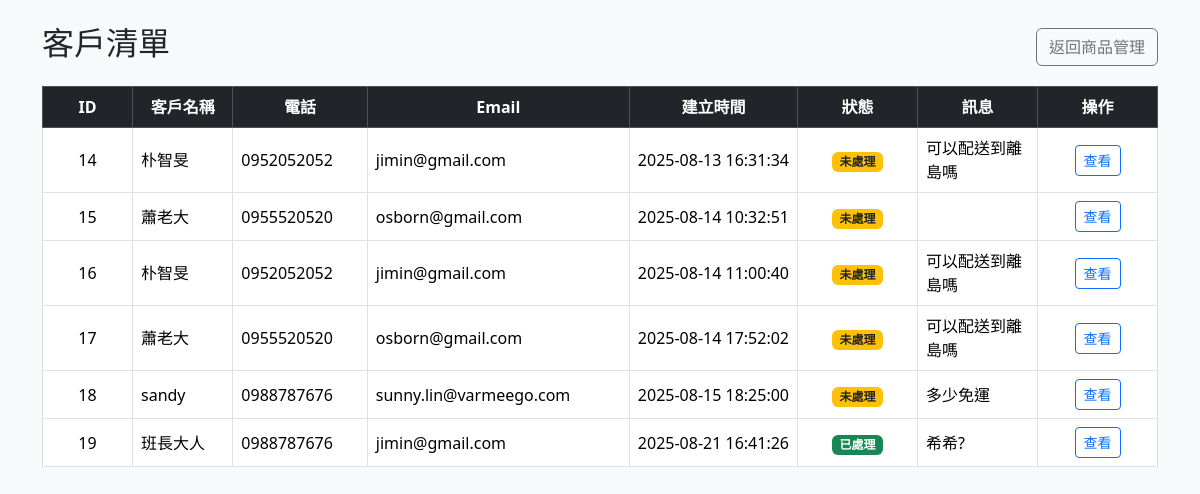
The page /customers.php (signed in) on the database its author committed.
### tables this page shows
CREATE TABLE `consultations` (
  `id` int(11) NOT NULL,
  `name` varchar(100) NOT NULL,
  `phone` varchar(50) NOT NULL,
  `email` varchar(150) DEFAULT NULL,
  `message` text DEFAULT NULL,
  `created_at` datetime NOT NULL DEFAULT current_timestamp(),
  `status` tinyint(4) NOT NULL DEFAULT 0 COMMENT '0=未處理, 1=已處理'
);

### customers.php (the view, shortened to what this page needs)
<?php
require 'db.php';
  $stmt = $pdo->query("
    SELECT id, name, phone, email, message, created_at,status
    FROM consultations
    ORDER BY status ASC, id ASC
  ");
  $rows = $stmt->fetchAll();
?>
<!doctype html>
<html lang="zh-Hant">
<head>
  <link href="assets/bootstrap/css/bootstrap.min.css" rel="stylesheet">
</head>
<body class="bg-light">
<div class="container py-4">
  <div class="d-flex justify-content-between align-items-center mb-3">
    <h2>客戶清單</h2>
    <a href="index.php" class="btn btn-outline-secondary">返回商品管理</a>
  </div>
  <div class="table-responsive">
    <table class="table table-bordered table-hover align-middle">
      <thead class="table-dark text-center">
        <tr>
          <th style="width:90px">ID</th>
          <th>客戶名稱</th>
          <th>電話</th>
          <th>Email</th>
          <th style="width:160px">建立時間</th>
          <th style="width:120px">狀態</th>
          <th style="width:120px">訊息</th>
          <th style="width:120px">操作</th>
        </tr>
      </thead>
      <tbody>
        <?php foreach ($rows as $r): ?>
          <tr>
            <td class="text-center"><?= (int)$r['id'] ?></td>
            <td><?= htmlspecialchars($r['name']) ?></td>
            <td><?= htmlspecialchars($r['phone']) ?></td>
            <td><?= htmlspecialchars($r['email'] ?? '') ?></td>
            <td class="text-nowrap text-center"><?= htmlspecialchars($r['created_at']) ?></td>
             <td class="text-center">
              <?php if ((int)$r['status'] === 0): ?>
                <span class="badge bg-warning text-dark">未處理</span>
              <?php else: ?>
                <span class="badge bg-success">已處理</span>
              <?php endif; ?>
            </td>
            <td><?= htmlspecialchars($r['message'] ?? '') ?></td>
            <td class="text-center">
              <a href="customer_detail.php?id=<?= (int)$r['id'] ?>" class="btn btn-sm btn-outline-primary">查看</a>
            </td>
          </tr>
        <?php endforeach; ?>
      </tbody>
    </table>
  </div>
</div>
</body>
</html>

### rows shown on the page
consultations: id "14", name "朴智旻", phone "0952052052", email "jimin@gmail.com", created_at "2025-08-13 16:31:34", status "未處理", message "可以配送到離島嗎"
consultations: id "15", name "蕭老大", phone "0955520520", email "osborn@gmail.com", created_at "2025-08-14 10:32:51", status "未處理"
consultations: id "16", name "朴智旻", phone "0952052052", email "jimin@gmail.com", created_at "2025-08-14 11:00:40", status "未處理", message "可以配送到離島嗎"
consultations: id "17", name "蕭老大", phone "0955520520", email "osborn@gmail.com", created_at "2025-08-14 17:52:02", status "未處理", message "可以配送到離島嗎"
consultations: id "18", name "sandy", phone "0988787676", email "sunny.lin@varmeego.com", created_at "2025-08-15 18:25:00", status "未處理", message "多少免運"
consultations: id "19", name "班長大人", phone "0988787676", email "jimin@gmail.com", created_at "2025-08-21 16:41:26", status "已處理", message "希希?"
